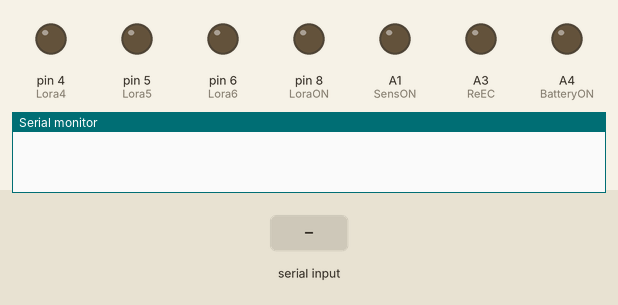
This sketch was run on a simulated Arduino Uno, built with avr-gcc and run on an emulated ATmega328P. Shown: output pins drawn as LEDs (lit = HIGH), the last lines printed to the serial monitor. The test bench sets the inputs (shaded band). Pins used as bus, display or sensor lines are not drawn.

Above: at 0.1 s.
At 1.7 s:
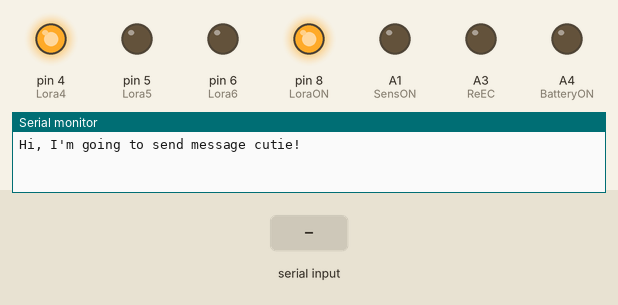
1.8 s: "A\n" received over the second serial link
At 2.4 s:
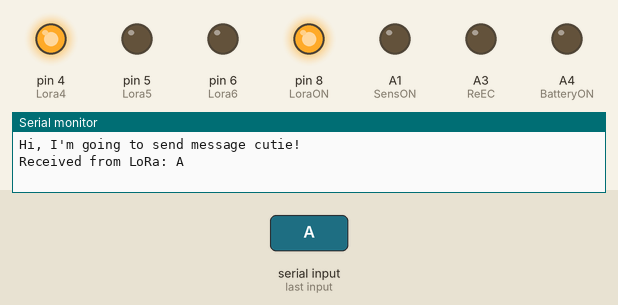
Timing chart, 0 to 4.8 s (numbered marks = the images above; inputs shaded):
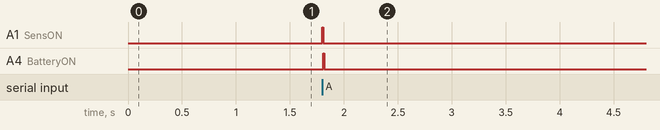

The sketch:

Sensor_Final.ino
```cpp
/*
 * LoRa E32-TTL-100
 * Start device or reset to send a message
 * https://mischianti.org
 *
 * E32-TTL-100----- Arduino UNO
 * M0         ----- GND
 * M1         ----- GND
 * TX         ----- PIN 2 (PullUP)
 * RX         ----- PIN 3 (PullUP & Voltage divider)
 * AUX        ----- Not connected
 * VCC        ----- 3.3v/5v
 * GND        ----- GND
 *
 */
#include "Arduino.h"

#include <SoftwareSerial.h>
String receivedData = "";
SoftwareSerial mySerial(3, 2); // e32 TX e32 RX
const int ec = 100;

const int SensON = A1;
const int Sens1 = A0;
const int Sens3 = A2;

const int StepUpON = 10;
const int ReEC = A3;

const int BatteryON = A4;
const int Battery = A5;

const int LoraON = 8;
const int Lora4 = 4;
const int Lora5 = 5;
const int Lora6 = 6;

const int AirValue = 780;
const int WaterValue = 280;

void setup() {
  Serial.begin(115200);
  delay(500);

  pinMode(SensON, OUTPUT);
  pinMode(Sens1, INPUT);
  pinMode(Sens3, INPUT);

  pinMode(StepUpON, OUTPUT);
  pinMode(ReEC, OUTPUT);

  pinMode(BatteryON, OUTPUT);
  pinMode(Battery, INPUT);

  pinMode(LoraON, OUTPUT);
  pinMode(Lora4, OUTPUT);
  pinMode(Lora5, OUTPUT); // Set PD5 as an output pin
  pinMode(Lora6, OUTPUT); // Set PD6 as an output pin

  digitalWrite(SensON, LOW);

  digitalWrite(StepUpON, LOW);
  digitalWrite(ReEC, LOW);

  digitalWrite(BatteryON, LOW);

  digitalWrite(Lora4, HIGH);
  digitalWrite(Lora5, LOW); // Turn off PD5
  digitalWrite(Lora6, LOW); // Turn off PD6
  digitalWrite(LoraON, HIGH);
  Serial.println("Hi, I'm going to send message cutie!");

  mySerial.begin(9600);
  mySerial.println("Hello, world?");
}

void loop() {
  while (mySerial.available()) {
    char inChar = (char)mySerial.read();
    receivedData += inChar;
    // Check for end-of-line character to signify end of message
    if (inChar == 'A') {
      Serial.write("\n");
      Serial.print("Received from LoRa: ");
      Serial.print(receivedData);  // Print the complete message
      receivedData = "";  // Clear the string for new data
      char buffer[50]; // Adjust the size based on your needs
      // Convert readings to strings and concatenate them

      digitalWrite(StepUpON, HIGH);

      digitalWrite(SensON, HIGH);
      delay(10);
      int lectura1 = analogRead(Sens1);
      int lectura3 = analogRead(Sens3);
      digitalWrite(SensON, LOW);
      float lectura1_f = ((float)(AirValue - lectura1) / (float)(AirValue - WaterValue)) * 100.0;
      float lectura3_f = ((float)(AirValue - lectura3) / (float)(AirValue - WaterValue)) * 100.0;
      lectura1 = round(lectura1_f);
      lectura3 = round(lectura3_f);
      int lectura2 = (lectura1 + lectura3) / 2; // This will be an integer division

      digitalWrite(BatteryON, HIGH);
      delay(10);
      int nivelBateria = analogRead(Battery);
      // int nivelBateriaConvertido = (nivelBateria * 330) / 1024;
      digitalWrite(BatteryON, LOW);

      snprintf(buffer, sizeof(buffer), "%d %d %d %d %d.", nivelBateria, lectura1, lectura2, lectura3, ec);
      mySerial.write(buffer);
    }
  }
}
```

Measured:
- after the input at 1.8 s, A1 (SensON), A4 (BatteryON): LOW → HIGH at once, → LOW 0.01 s later
